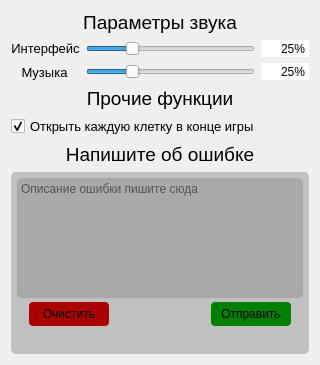
      <widget class="QWidget" name="scrollAreaSettingsContents">
       <property name="geometry">
        <rect>
         <x>0</x>
         <y>0</y>
         <width>316</width>
         <height>365</height>
        </rect>
       </property>
       <layout class="QVBoxLayout" name="verticalLayout_2">
        <item>
         <widget class="QLabel" name="labelStaticSettingsVolume">
          <property name="sizePolicy">
           <sizepolicy hsizetype="Preferred" vsizetype="Maximum">
            <horstretch>0</horstretch>
            <verstretch>0</verstretch>
           </sizepolicy>
          </property>
          <property name="font">
           <font>
            <pointsize>14</pointsize>
           </font>
          </property>
          <property name="text">
           <string>Параметры звука</string>
          </property>
          <property name="alignment">
           <set>Qt::AlignmentFlag::AlignCenter</set>
          </property>
         </widget>
        </item>
        <item>
         <layout class="QGridLayout" name="gridLayoutSettingsVolume">
          <item row="1" column="0">
           <widget class="QLabel" name="labelStaticUiVolume">
            <property name="sizePolicy">
             <sizepolicy hsizetype="Preferred" vsizetype="Maximum">
              <horstretch>0</horstretch>
              <verstretch>0</verstretch>
             </sizepolicy>
            </property>
            <property name="font">
             <font>
              <pointsize>10</pointsize>
             </font>
            </property>
            <property name="text">
             <string>Интерфейс</string>
            </property>
            <property name="alignment">
             <set>Qt::AlignmentFlag::AlignCenter</set>
            </property>
           </widget>
          </item>
          <item row="2" column="0">
           <widget class="QLabel" name="labelStaticMusicVolume">
            <property name="sizePolicy">
             <sizepolicy hsizetype="Maximum" vsizetype="Fixed">
              <horstretch>0</horstretch>
              <verstretch>0</verstretch>
             </sizepolicy>
            </property>
            <property name="minimumSize">
             <size>
              <width>67</width>
              <height>18</height>
             </size>
            </property>
            <property name="maximumSize">
             <size>
              <width>67</width>
              <height>16777215</height>
             </size>
            </property>
            <property name="font">
             <font>
              <pointsize>10</pointsize>
             </font>
            </property>
            <property name="text">
             <string>Музыка</string>
            </property>
            <property name="alignment">
             <set>Qt::AlignmentFlag::AlignCenter</set>
            </property>
           </widget>
          </item>
          <item row="1" column="1">
           <widget class="QSlider" name="SliderUiVolume">
            <property name="sizePolicy">
             <sizepolicy hsizetype="Expanding" vsizetype="Preferred">
              <horstretch>0</horstretch>
              <verstretch>0</verstretch>
             </sizepolicy>
            </property>
            <property name="cursor">
             <cursorShape>SizeHorCursor</cursorShape>
            </property>
            <property name="maximum">
             <number>100</number>
            </property>
            <property name="value">
             <number>25</number>
            </property>
            <property name="orientation">
             <enum>Qt::Orientation::Horizontal</enum>
            </property>
           </widget>
          </item>
          <item row="2" column="1">
           <widget class="QSlider" name="SliderMusicVolume">
            <property name="sizePolicy">
             <sizepolicy hsizetype="Expanding" vsizetype="Preferred">
              <horstretch>0</horstretch>
              <verstretch>0</verstretch>
             </sizepolicy>
            </property>
            <property name="cursor">
             <cursorShape>SizeHorCursor</cursorShape>
            </property>
            <property name="maximum">
             <number>100</number>
            </property>
            <property name="value">
             <number>25</number>
            </property>
            <property name="orientation">
             <enum>Qt::Orientation::Horizontal</enum>
            </property>
           </widget>
          </item>
          <item row="1" column="2">
           <widget class="QSpinBox" name="spinBoxUiVolume">
            <property name="sizePolicy">
             <sizepolicy hsizetype="Fixed" vsizetype="Fixed">
              <horstretch>0</horstretch>
              <verstretch>0</verstretch>
             </sizepolicy>
            </property>
            <property name="minimumSize">
             <size>
              <width>48</width>
              <height>0</height>
             </size>
            </property>
            <property name="maximumSize">
             <size>
              <width>48</width>
              <height>16777215</height>
             </size>
            </property>
            <property name="frame">
             <bool>false</bool>
            </property>
            <property name="alignment">
             <set>Qt::AlignmentFlag::AlignRight|Qt::AlignmentFlag::AlignTrailing|Qt::AlignmentFlag::AlignVCenter</set>
            </property>
            <property name="readOnly">
             <bool>true</bool>
            </property>
            <property name="buttonSymbols">
             <enum>QAbstractSpinBox::ButtonSymbols::NoButtons</enum>
            </property>
            <property name="correctionMode">
             <enum>QAbstractSpinBox::CorrectionMode::CorrectToNearestValue</enum>
            </property>
            <property name="keyboardTracking">
             <bool>false</bool>
            </property>
            <property name="suffix">
             <string notr="true">%</string>
            </property>
            <property name="maximum">
             <number>100</number>
            </property>
            <property name="value">
             <number>25</number>
            </property>
           </widget>
          </item>
          <item row="2" column="2">
           <widget class="QSpinBox" name="spinBoxMusicVolume">
            <property name="sizePolicy">
             <sizepolicy hsizetype="Fixed" vsizetype="Fixed">
              <horstretch>0</horstretch>
              <verstretch>0</verstretch>
             </sizepolicy>
            </property>
            <property name="minimumSize">
             <size>
              <width>48</width>
              <height>0</height>
             </size>
            </property>
            <property name="maximumSize">
             <size>
              <width>48</width>
              <height>16777215</height>
             </size>
            </property>
            <property name="frame">
             <bool>false</bool>
            </property>
            <property name="alignment">
             <set>Qt::AlignmentFlag::AlignRight|Qt::AlignmentFlag::AlignTrailing|Qt::AlignmentFlag::AlignVCenter</set>
            </property>
            <property name="readOnly">
             <bool>true</bool>
            </property>
            <property name="buttonSymbols">
             <enum>QAbstractSpinBox::ButtonSymbols::NoButtons</enum>
            </property>
            <property name="correctionMode">
             <enum>QAbstractSpinBox::CorrectionMode::CorrectToNearestValue</enum>
            </property>
            <property name="keyboardTracking">
             <bool>false</bool>
            </property>
            <property name="suffix">
             <string notr="true">%</string>
            </property>
            <property name="maximum">
             <number>100</number>
            </property>
            <property name="value">
             <number>25</number>
            </property>
           </widget>
          </item>
         </layout>
        </item>
        <item>
         <widget class="QLabel" name="labelStaticSettings">
          <property name="sizePolicy">
           <sizepolicy hsizetype="Preferred" vsizetype="Maximum">
            <horstretch>0</horstretch>
            <verstretch>0</verstretch>
           </sizepolicy>
          </property>
          <property name="font">
           <font>
            <pointsize>14</pointsize>
           </font>
          </property>
          <property name="text">
           <string>Прочие функции</string>
          </property>
          <property name="alignment">
           <set>Qt::AlignmentFlag::AlignCenter</set>
          </property>
         </widget>
        </item>
        <item>
         <widget class="QCheckBox" name="checkBoxWatchAllField">
          <property name="font">
           <font>
            <pointsize>10</pointsize>
           </font>
          </property>
          <property name="text">
           <string>Открыть каждую клетку в конце игры</string>
          </property>
          <property name="checked">
           <bool>true</bool>
          </property>
         </widget>
        </item>
        <item>
         <widget class="QLabel" name="labelStaticSettingsSendError">
          <property name="sizePolicy">
           <sizepolicy hsizetype="Preferred" vsizetype="Maximum">
            <horstretch>0</horstretch>
            <verstretch>0</verstretch>
           </sizepolicy>
          </property>
          <property name="font">
           <font>
            <pointsize>14</pointsize>
           </font>
          </property>
          <property name="text">
           <string>Напишите об ошибке</string>
          </property>
          <property name="alignment">
           <set>Qt::AlignmentFlag::AlignCenter</set>
          </property>
         </widget>
        </item>
        <item>
         <widget class="QGroupBox" name="groupBoxSendError">
          <property name="minimumSize">
           <size>
            <width>298</width>
            <height>160</height>
           </size>
          </property>
          <property name="styleSheet">
           <string notr="true">background-color: silver;
border-radius:5px;</string>
          </property>
          <property name="title">
           <string/>
          </property>
          <widget class="QPushButton" name="btn_sendError">
           <property name="geometry">
            <rect>
             <x>200</x>
             <y>130</y>
             <width>80</width>
             <height>24</height>
            </rect>
           </property>
           <property name="cursor">
            <cursorShape>PointingHandCursor</cursorShape>
           </property>
           <property name="styleSheet">
            <string notr="true">QPushButton {
	background-color: rgb(0, 128, 0);
border-radius:4px;
}
QPushButton:hover {
    background-color: #45a049; /* Более темный зеленый при наведении */
}

QPushButton:pressed {
    background-color: #388e3c; /* Темный зеленый при нажатии */
}</string>
           </property>
           <property name="text">
            <string>Отправить</string>
           </property>
          </widget>
          <widget class="QPushButton" name="btn_cleanSendError">
           <property name="geometry">
            <rect>
             <x>18</x>
             <y>130</y>
             <width>80</width>
             <height>24</height>
            </rect>
           </property>
           <property name="cursor">
            <cursorShape>PointingHandCursor</cursorShape>
           </property>
           <property name="styleSheet">
            <string notr="true">QPushButton {
	background-color: rgb(170, 0, 0);
border-radius:4px;
}

QPushButton:hover {
    background-color: #e53935; /* Более темный красный при наведении */
}

QPushButton:pressed {
    background-color: #c62828; /* Темный красный при нажатии */
}</string>
           </property>
           <property name="text">
            <string>Очистить</string>
           </property>
          </widget>
          <widget class="QTextEdit" name="textFieldSendError">
           <property name="geometry">
            <rect>
             <x>6</x>
             <y>6</y>
             <width>286</width>
             <height>120</height>
            </rect>
           </property>
           <property name="sizePolicy">
            <sizepolicy hsizetype="Fixed" vsizetype="MinimumExpanding">
             <horstretch>0</horstretch>
             <verstretch>0</verstretch>
            </sizepolicy>
           </property>
           <property name="minimumSize">
            <size>
             <width>286</width>
             <height>120</height>
            </size>
           </property>
           <property name="cursor" stdset="0">
            <cursorShape>IBeamCursor</cursorShape>
           </property>
           <property name="styleSheet">
            <string notr="true">background-color:rgb(169, 169, 169);
color:black;</string>
           </property>
           <property name="horizontalScrollBarPolicy">
            <enum>Qt::ScrollBarPolicy::ScrollBarAlwaysOff</enum>
           </property>
           <property name="placeholderText">
            <string>Описание ошибки пишите сюда</string>
           </property>
          </widget>
         </widget>
        </item>
       </layout>
      </widget>
